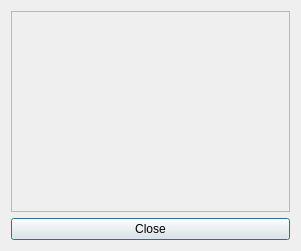
<?xml version="1.0" encoding="UTF-8"?>
<ui version="4.0">
 <class>RewardRedemptionQueueDialog</class>
 <widget class="QDialog" name="RewardRedemptionQueueDialog">
  <property name="geometry">
   <rect>
    <x>0</x>
    <y>0</y>
    <width>301</width>
    <height>251</height>
   </rect>
  </property>
  <property name="windowTitle">
   <string>RewardRedemptionQueue</string>
  </property>
  <layout class="QVBoxLayout" name="verticalLayout">
   <item>
    <widget class="QScrollArea" name="rewardRedemptionsScrollArea">
     <property name="widgetResizable">
      <bool>true</bool>
     </property>
     <widget class="QWidget" name="rewardRedemptions">
      <property name="geometry">
       <rect>
        <x>0</x>
        <y>0</y>
        <width>281</width>
        <height>201</height>
       </rect>
      </property>
      <layout class="QVBoxLayout" name="rewardRedemptionsLayout"/>
     </widget>
    </widget>
   </item>
   <item>
    <widget class="QPushButton" name="closeButton">
     <property name="text">
      <string>Close</string>
     </property>
    </widget>
   </item>
  </layout>
 </widget>
 <resources/>
 <connections/>
</ui>
